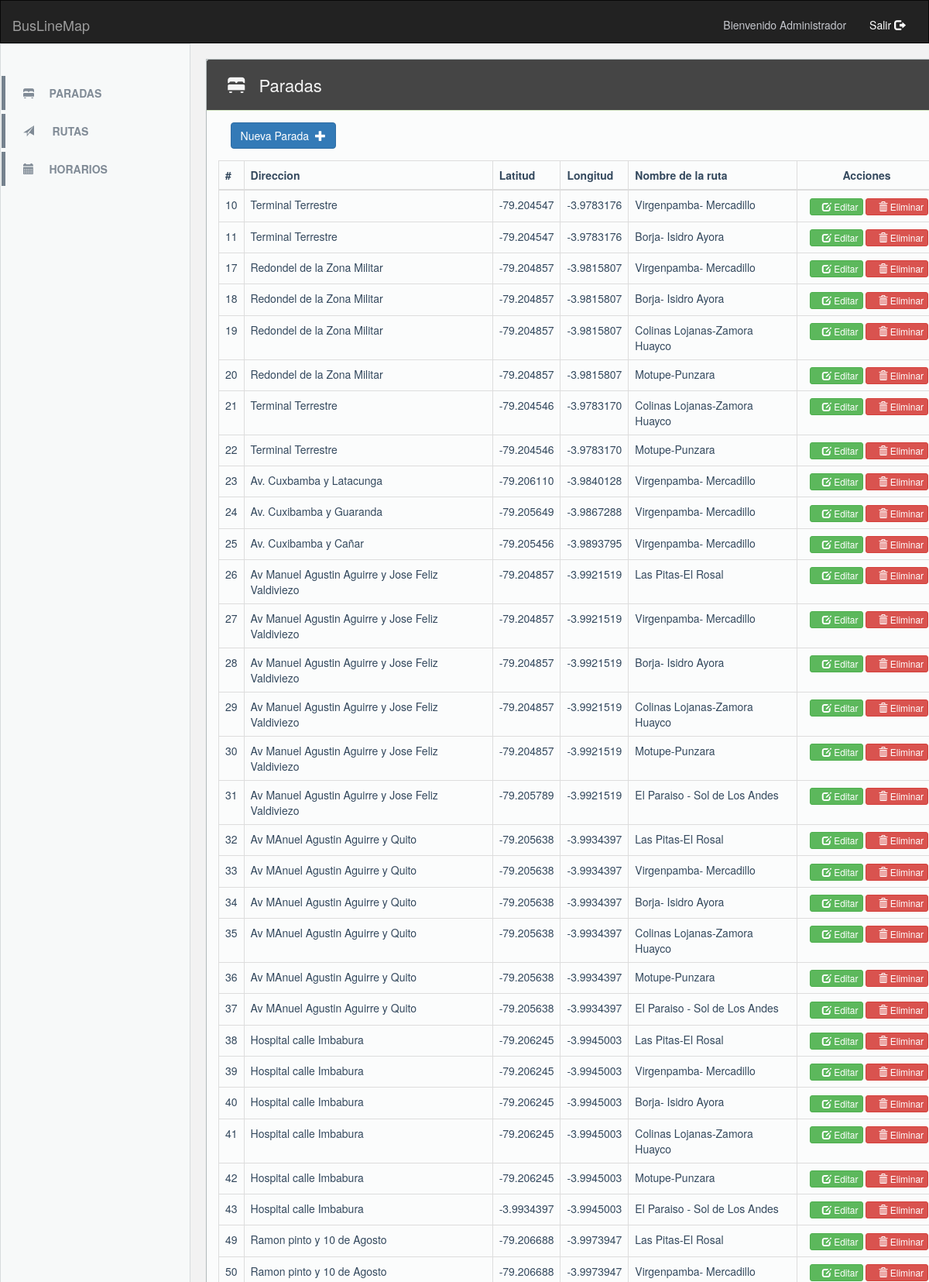
Page /administrador/home.php (signed in, upper part) on the committed database.
### tables this page shows
CREATE TABLE `paradas` (
  `id_paradas` int(11) NOT NULL,
  `direccion` varchar(150) DEFAULT NULL,
  `latitud` varchar(10) DEFAULT NULL,
  `longitud` varchar(10) DEFAULT NULL,
  `rutas_id_ruta` int(11) NOT NULL
);

CREATE TABLE `rutas` (
  `id_ruta` int(11) NOT NULL,
  `nombreRuta` varchar(300) DEFAULT NULL,
  `incioRuta` varchar(245) DEFAULT NULL,
  `finRuta` varchar(245) DEFAULT NULL,
  `primerTurno` varchar(45) DEFAULT NULL,
  `ultimoTurno` varchar(45) DEFAULT NULL,
  `recorrido` varchar(1000) DEFAULT NULL,
  `id_lineasdeBuses` int(11) NOT NULL
);

### administrador/php/verParadas.php (the view, shortened to what this page needs)
<?php
$path = $_SERVER['DOCUMENT_ROOT'];
require_once '' . $path . '/blimp/administrador/php/database/databaseConnect.php';
?>
<div class="panel panel-success" style="background-color:  #fbfcfc ;">
    <div class="panel-heading" style=" background-color:  #454545 ; color: #f5f5f5;">
        <h4 class="headingParadas">&nbsp;&nbsp;<span class="glyphicon glyphicon-bed"></span>&nbsp;&nbsp;&nbsp;Paradas</h4>
    </div>
    <div class="panel-body">
        &nbsp;&nbsp;&nbsp;&nbsp;<button type="button" class="btn btn-primary" data-toggle="modal" data-target="#myModal"
        onclick="nuevaParada()">Nueva Parada&nbsp;&nbsp;<span class="glyphicon glyphicon-plus"></span></button>
    </div>
    <div class="container-fluid">
        <div class="table-responsive">
            <table class="table table-bordered table-hover" >
                <thead class="tablaParadas">
                    <tr>
                        <th>#</th>
                        <th>Direccion</th>
                        <th>Latitud</th>
                        <th>Longitud</th>
                        <th>Nombre de la ruta</th>
                        <th style="width: 180px; text-align: center;">Acciones</th>
                    </tr>
                </thead>
                <tbody>
                    <form role="form" name="formListCbLanguage" method="post" action="../home.php">
                     <?php
                        try {
                            $resultado = mysqli_query($con, "SELECT * FROM paradas LEFT JOIN rutas ON paradas.rutas_id_ruta = rutas.id_ruta ORDER by id_paradas");
                            while ($paradas = $resultado->fetch_array()) {
                                echo"<tr>";
                                echo "<td>" . $paradas['id_paradas'] . "</td>";
                                echo "<td>" . $paradas['direccion'] . "</td>";
                                echo "<td>" . $paradas['latitud'] . "</td>";
                                echo "<td>" . $paradas['longitud'] . "</td>";
                                echo "<td>" . $paradas['nombreRuta'] . "</td>";
                                echo"<td>";
                                echo " <a class='btn btn-success btn-xs' href='form_edit.php?id_paradas=" . $paradas["id_paradas"] . "' id='editarParada.'".$paradas["id_paradas"]."''  name='".$paradas["id_paradas"]."' style='cursor: pointer;text-decoration:none;'
                                >&nbsp;&nbsp;&nbsp;<span class='glyphicon glyphicon-edit'></span>
                                Editar</a>";
                                echo" <a class='btn btn-danger btn-xs' id='deleteParada' href='form_delete.php?id_paradas=" . $paradas["id_paradas"] . "' name='".$paradas["id_paradas"]."' style='cursor: pointer;text-decoration:none;' title='Eliminar'
                                >&nbsp;&nbsp;&nbsp;<span class='glyphicon glyphicon-trash'></span>
                                Eliminar</a>";
                                echo"</td>";
                                echo"</tr> ";
                            }
                        } catch (Exception $exception) {
                            echo 'Error hacer la consulta: ' . $exception;
                        }
                        ?>
                    </form>
                </tbody>
            </table>
        </div>
    </div>
    </div>

### administrador/boostrap/css/stilos.css (style rules this page uses)
body { background-color: #F2F2F2; margin: 0 auto 0px; border-radius: 1px; color: #5d6d7e ; }
.panel-success { background-color: #f8f9f9; border-color: #B2BABB ; border-radius: 0px; }
.headingParadas { font-size: 22; }
.table-bordered { font-size: 14px; color:#34495E; }

### rows in the picture
paradas: id_paradas "10", direccion "Terminal Terrestre", latitud "-79.204547", longitud "-3.9783176", rutas_id_ruta.nombreRuta "Virgenpamba- Mercadillo"
paradas: id_paradas "11", direccion "Terminal Terrestre", latitud "-79.204547", longitud "-3.9783176", rutas_id_ruta.nombreRuta "Borja- Isidro Ayora"
paradas: id_paradas "17", direccion "Redondel de la Zona Militar", latitud "-79.204857", longitud "-3.9815807", rutas_id_ruta.nombreRuta "Virgenpamba- Mercadillo"
paradas: id_paradas "18", direccion "Redondel de la Zona Militar", latitud "-79.204857", longitud "-3.9815807", rutas_id_ruta.nombreRuta "Borja- Isidro Ayora"
paradas: id_paradas "19", direccion "Redondel de la Zona Militar", latitud "-79.204857", longitud "-3.9815807", rutas_id_ruta.nombreRuta "Colinas Lojanas-Zamora Huayco"
paradas: id_paradas "20", direccion "Redondel de la Zona Militar", latitud "-79.204857", longitud "-3.9815807", rutas_id_ruta.nombreRuta "Motupe-Punzara"
paradas: id_paradas "21", direccion "Terminal Terrestre", latitud "-79.204546", longitud "-3.9783170", rutas_id_ruta.nombreRuta "Colinas Lojanas-Zamora Huayco"
paradas: id_paradas "22", direccion "Terminal Terrestre", latitud "-79.204546", longitud "-3.9783170", rutas_id_ruta.nombreRuta "Motupe-Punzara"
paradas: id_paradas "23", direccion "Av. Cuxbamba y Latacunga", latitud "-79.206110", longitud "-3.9840128", rutas_id_ruta.nombreRuta "Virgenpamba- Mercadillo"
paradas: id_paradas "24", direccion "Av. Cuxibamba y Guaranda", latitud "-79.205649", longitud "-3.9867288", rutas_id_ruta.nombreRuta "Virgenpamba- Mercadillo"
paradas: id_paradas "25", direccion "Av. Cuxibamba y Cañar", latitud "-79.205456", longitud "-3.9893795", rutas_id_ruta.nombreRuta "Virgenpamba- Mercadillo"
paradas: id_paradas "26", direccion "Av Manuel Agustin Aguirre y Jose Feliz Valdiviezo", latitud "-79.204857", longitud "-3.9921519", rutas_id_ruta.nombreRuta "Las Pitas-El Rosal"
paradas: id_paradas "27", direccion "Av Manuel Agustin Aguirre y Jose Feliz Valdiviezo", latitud "-79.204857", longitud "-3.9921519", rutas_id_ruta.nombreRuta "Virgenpamba- Mercadillo"
paradas: id_paradas "28", direccion "Av Manuel Agustin Aguirre y Jose Feliz Valdiviezo", latitud "-79.204857", longitud "-3.9921519", rutas_id_ruta.nombreRuta "Borja- Isidro Ayora"
paradas: id_paradas "29", direccion "Av Manuel Agustin Aguirre y Jose Feliz Valdiviezo", latitud "-79.204857", longitud "-3.9921519", rutas_id_ruta.nombreRuta "Colinas Lojanas-Zamora Huayco"
paradas: id_paradas "30", direccion "Av Manuel Agustin Aguirre y Jose Feliz Valdiviezo", latitud "-79.204857", longitud "-3.9921519", rutas_id_ruta.nombreRuta "Motupe-Punzara"
paradas: id_paradas "31", direccion "Av Manuel Agustin Aguirre y Jose Feliz Valdiviezo", latitud "-79.205789", longitud "-3.9921519", rutas_id_ruta.nombreRuta "El Paraiso - Sol de Los Andes"
paradas: id_paradas "32", direccion "Av MAnuel Agustin Aguirre y Quito", latitud "-79.205638", longitud "-3.9934397", rutas_id_ruta.nombreRuta "Las Pitas-El Rosal"
paradas: id_paradas "33", direccion "Av MAnuel Agustin Aguirre y Quito", latitud "-79.205638", longitud "-3.9934397", rutas_id_ruta.nombreRuta "Virgenpamba- Mercadillo"
paradas: id_paradas "34", direccion "Av MAnuel Agustin Aguirre y Quito", latitud "-79.205638", longitud "-3.9934397", rutas_id_ruta.nombreRuta "Borja- Isidro Ayora"
paradas: id_paradas "35", direccion "Av MAnuel Agustin Aguirre y Quito", latitud "-79.205638", longitud "-3.9934397", rutas_id_ruta.nombreRuta "Colinas Lojanas-Zamora Huayco"
paradas: id_paradas "36", direccion "Av MAnuel Agustin Aguirre y Quito", latitud "-79.205638", longitud "-3.9934397", rutas_id_ruta.nombreRuta "Motupe-Punzara"
paradas: id_paradas "37", direccion "Av MAnuel Agustin Aguirre y Quito", latitud "-79.205638", longitud "-3.9934397", rutas_id_ruta.nombreRuta "El Paraiso - Sol de Los Andes"
paradas: id_paradas "38", direccion "Hospital calle Imbabura", latitud "-79.206245", longitud "-3.9945003", rutas_id_ruta.nombreRuta "Las Pitas-El Rosal"
paradas: id_paradas "39", direccion "Hospital calle Imbabura", latitud "-79.206245", longitud "-3.9945003", rutas_id_ruta.nombreRuta "Virgenpamba- Mercadillo"
paradas: id_paradas "40", direccion "Hospital calle Imbabura", latitud "-79.206245", longitud "-3.9945003", rutas_id_ruta.nombreRuta "Borja- Isidro Ayora"
paradas: id_paradas "41", direccion "Hospital calle Imbabura", latitud "-79.206245", longitud "-3.9945003", rutas_id_ruta.nombreRuta "Colinas Lojanas-Zamora Huayco"
paradas: id_paradas "42", direccion "Hospital calle Imbabura", latitud "-79.206245", longitud "-3.9945003", rutas_id_ruta.nombreRuta "Motupe-Punzara"
paradas: id_paradas "43", direccion "Hospital calle Imbabura", latitud "-3.9934397", longitud "-3.9945003", rutas_id_ruta.nombreRuta "El Paraiso - Sol de Los Andes"
paradas: id_paradas "49", direccion "Ramon pinto y 10 de Agosto", latitud "-79.206688", longitud "-3.9973947", rutas_id_ruta.nombreRuta "Las Pitas-El Rosal"
paradas: id_paradas "50", direccion "Ramon pinto y 10 de Agosto", latitud "-79.206688", longitud "-3.9973947", rutas_id_ruta.nombreRuta "Virgenpamba- Mercadillo"
